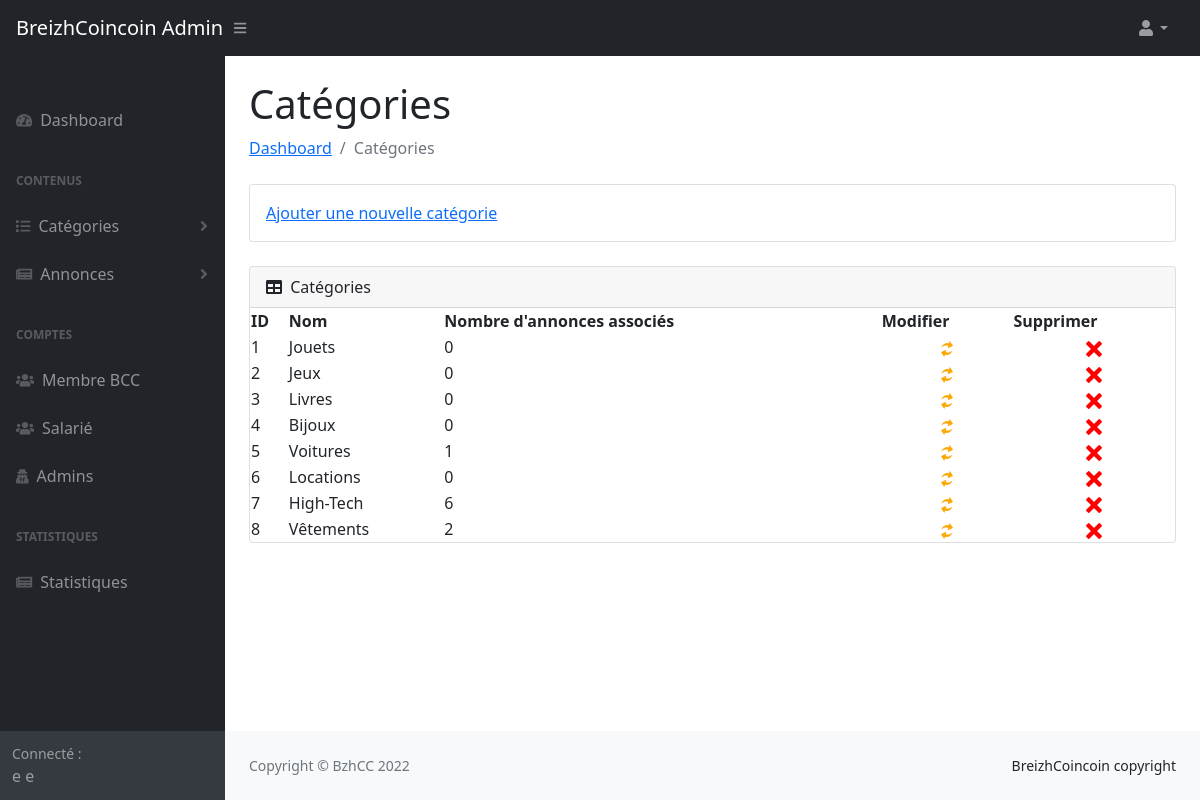
Page /manager/list_categories.php (signed in) on the committed database.
### tables this page shows
CREATE TABLE `categorie` (
  `id` int(11) NOT NULL,
  `nom` varchar(20) NOT NULL
);

### manager/list_categories.php (the view, shortened to what this page needs)
<?php
include("inc/top.php");
?>
                <main>
                    <div class="container-fluid px-4">
                        <h1 class="mt-4">Catégories</h1>
                        <ol class="breadcrumb mb-4">
                            <li class="breadcrumb-item"><a href="index.php">Dashboard</a></li>
                            <li class="breadcrumb-item active">Catégories</li>
                        </ol>
                        <div class="card mb-4">
                            <div class="card-body">
                                    <a href='categorie_ajouter.php'>Ajouter une nouvelle catégorie</a>
                            </div>
                        </div>
                        <div class="card mb-4">
                            <div class="card-header">
                                <i class="fas fa-table me-1"></i>
                                Catégories
                            </div>
                            <?php
                        $serveur = "localhost";
                        $login = "root";
                        $pass = "root";
                        try{
                            $connexion = new PDO("mysql:host=$serveur;dbname=cours", $login, $pass);
                            $connexion -> setAttribute(PDO::ATTR_ERRMODE, PDO::ERRMODE_EXCEPTION);
                            $requete1 =  "SELECT id,nom FROM categorie";
                            echo "<table id='datatablesSimple'>";
                                echo "<thead>";
                                    echo "  <tr>
                                                <td>
                                                    <b>ID</b>
                                                </td>
                                                <td>
                                                    <b>Nom</b>
                                                </td>
                                                <td>
                                                    <b>Nombre d'annonces associés</b>
                                                </td>
                                                <td>
                                                    <b>Modifier</b>
                                                </td>
                                                <td>
                                                    <b>Supprimer</b>
                                                </td>
                                            </tr>";
                                    echo "</thead>";
                                echo "<tbody><tr>";
                                    foreach($connexion->query($requete1) as $row){
                                        echo "<td>" . $row['id'] . "</td>";
                                        echo "<td>" . $row['nom'] . "</td>";
                                        echo "<td>";
                                        try {
                                            $sql = $connexion -> prepare("SELECT id FROM annonce WHERE categorie=".$row['id'].";");
                                            $sql->execute(array());
                                            $num_of_rowsannonce = $sql->rowCount() ;
                                            echo $num_of_rowsannonce;
                                        }
                                        catch (PDOException $e){
                                            echo 'Echec Connexion : ' .$e->getMessage();
                                        }
                                        echo "</td>";
                                        echo '<td style="text-align:center"><a href="categorie_modifier.php?id='.$row['id'].'"><img src="images/modif.png" alt="Modifier"/></a></td>';
                                        echo '<td style="text-align:center"><a href="categorie_supprimer.php?id='.$row['id'].'"><img src="images/croix.png" alt="Efface"/></a></td></tr>';
                                    }
                                echo "</tbody>";
                            echo "</table>";
                        }catch (PDOException $e){
                            echo 'Echec 2 : ' .$e->getMessage();
                        }
                    ?>
                        </div>
                    </div>
                </main>
<?php
include("inc/bottom.php");
?>

### rows in the picture
categorie: id "1", nom "Jouets", num_of_rowsannonce "0"
categorie: id "2", nom "Jeux", num_of_rowsannonce "0"
categorie: id "3", nom "Livres", num_of_rowsannonce "0"
categorie: id "4", nom "Bijoux", num_of_rowsannonce "0"
categorie: id "5", nom "Voitures", num_of_rowsannonce "1"
categorie: id "6", nom "Locations", num_of_rowsannonce "0"
categorie: id "7", nom "High-Tech", num_of_rowsannonce "6"
categorie: id "8", nom "Vêtements", num_of_rowsannonce "2"

### other values in the picture
$_SESSION['prenom'] "e"
$_SESSION['nom'] "e"
